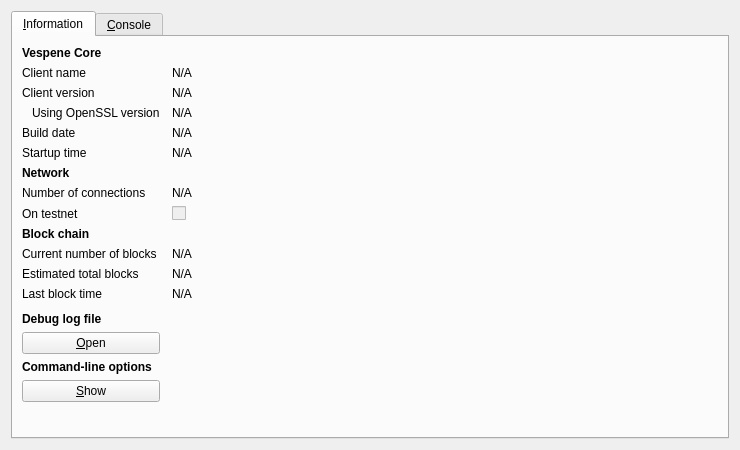
<?xml version="1.0" encoding="UTF-8"?>
<ui version="4.0">
 <class>RPCConsole</class>
 <widget class="QDialog" name="RPCConsole">
  <property name="geometry">
   <rect>
    <x>0</x>
    <y>0</y>
    <width>740</width>
    <height>450</height>
   </rect>
  </property>
  <property name="windowTitle">
   <string>Vespene - Debug window</string>
  </property>
  <layout class="QVBoxLayout" name="verticalLayout_2">
   <item>
    <widget class="QTabWidget" name="tabWidget">
     <property name="currentIndex">
      <number>0</number>
     </property>
     <widget class="QWidget" name="tab_info">
      <attribute name="title">
       <string>&amp;Information</string>
      </attribute>
      <layout class="QGridLayout" name="gridLayout" columnstretch="0,1">
       <property name="horizontalSpacing">
        <number>12</number>
       </property>
       <item row="0" column="0">
        <widget class="QLabel" name="label_9">
         <property name="font">
          <font>
           <weight>75</weight>
           <bold>true</bold>
          </font>
         </property>
         <property name="text">
          <string>Vespene Core</string>
         </property>
        </widget>
       </item>
       <item row="1" column="0">
        <widget class="QLabel" name="label_5">
         <property name="text">
          <string>Client name</string>
         </property>
        </widget>
       </item>
       <item row="1" column="1">
        <widget class="QLabel" name="clientName">
         <property name="cursor">
          <cursorShape>IBeamCursor</cursorShape>
         </property>
         <property name="text">
          <string>N/A</string>
         </property>
         <property name="textFormat">
          <enum>Qt::PlainText</enum>
         </property>
         <property name="textInteractionFlags">
          <set>Qt::LinksAccessibleByMouse|Qt::TextSelectableByKeyboard|Qt::TextSelectableByMouse</set>
         </property>
        </widget>
       </item>
       <item row="2" column="0">
        <widget class="QLabel" name="label_6">
         <property name="text">
          <string>Client version</string>
         </property>
        </widget>
       </item>
       <item row="2" column="1">
        <widget class="QLabel" name="clientVersion">
         <property name="cursor">
          <cursorShape>IBeamCursor</cursorShape>
         </property>
         <property name="text">
          <string>N/A</string>
         </property>
         <property name="textFormat">
          <enum>Qt::PlainText</enum>
         </property>
         <property name="textInteractionFlags">
          <set>Qt::LinksAccessibleByMouse|Qt::TextSelectableByKeyboard|Qt::TextSelectableByMouse</set>
         </property>
        </widget>
       </item>
       <item row="3" column="0">
        <widget class="QLabel" name="label_14">
         <property name="text">
          <string>Using OpenSSL version</string>
         </property>
         <property name="indent">
          <number>10</number>
         </property>
        </widget>
       </item>
       <item row="3" column="1">
        <widget class="QLabel" name="openSSLVersion">
         <property name="cursor">
          <cursorShape>IBeamCursor</cursorShape>
         </property>
         <property name="text">
          <string>N/A</string>
         </property>
         <property name="textFormat">
          <enum>Qt::PlainText</enum>
         </property>
         <property name="textInteractionFlags">
          <set>Qt::LinksAccessibleByMouse|Qt::TextSelectableByKeyboard|Qt::TextSelectableByMouse</set>
         </property>
        </widget>
       </item>
       <item row="4" column="0">
        <widget class="QLabel" name="label_12">
         <property name="text">
          <string>Build date</string>
         </property>
        </widget>
       </item>
       <item row="4" column="1">
        <widget class="QLabel" name="buildDate">
         <property name="cursor">
          <cursorShape>IBeamCursor</cursorShape>
         </property>
         <property name="text">
          <string>N/A</string>
         </property>
         <property name="textFormat">
          <enum>Qt::PlainText</enum>
         </property>
         <property name="textInteractionFlags">
          <set>Qt::LinksAccessibleByMouse|Qt::TextSelectableByKeyboard|Qt::TextSelectableByMouse</set>
         </property>
        </widget>
       </item>
       <item row="5" column="0">
        <widget class="QLabel" name="label_13">
         <property name="text">
          <string>Startup time</string>
         </property>
        </widget>
       </item>
       <item row="5" column="1">
        <widget class="QLabel" name="startupTime">
         <property name="cursor">
          <cursorShape>IBeamCursor</cursorShape>
         </property>
         <property name="text">
          <string>N/A</string>
         </property>
         <property name="textFormat">
          <enum>Qt::PlainText</enum>
         </property>
         <property name="textInteractionFlags">
          <set>Qt::LinksAccessibleByMouse|Qt::TextSelectableByKeyboard|Qt::TextSelectableByMouse</set>
         </property>
        </widget>
       </item>
       <item row="6" column="0">
        <widget class="QLabel" name="label_11">
         <property name="font">
          <font>
           <weight>75</weight>
           <bold>true</bold>
          </font>
         </property>
         <property name="text">
          <string>Network</string>
         </property>
        </widget>
       </item>
       <item row="7" column="0">
        <widget class="QLabel" name="label_7">
         <property name="text">
          <string>Number of connections</string>
         </property>
        </widget>
       </item>
       <item row="7" column="1">
        <widget class="QLabel" name="numberOfConnections">
         <property name="cursor">
          <cursorShape>IBeamCursor</cursorShape>
         </property>
         <property name="text">
          <string>N/A</string>
         </property>
         <property name="textFormat">
          <enum>Qt::PlainText</enum>
         </property>
         <property name="textInteractionFlags">
          <set>Qt::LinksAccessibleByMouse|Qt::TextSelectableByKeyboard|Qt::TextSelectableByMouse</set>
         </property>
        </widget>
       </item>
       <item row="8" column="0">
        <widget class="QLabel" name="label_8">
         <property name="text">
          <string>On testnet</string>
         </property>
        </widget>
       </item>
       <item row="8" column="1">
        <widget class="QCheckBox" name="isTestNet">
         <property name="enabled">
          <bool>false</bool>
         </property>
         <property name="text">
          <string/>
         </property>
        </widget>
       </item>
       <item row="9" column="0">
        <widget class="QLabel" name="label_10">
         <property name="font">
          <font>
           <weight>75</weight>
           <bold>true</bold>
          </font>
         </property>
         <property name="text">
          <string>Block chain</string>
         </property>
        </widget>
       </item>
       <item row="10" column="0">
        <widget class="QLabel" name="label_3">
         <property name="text">
          <string>Current number of blocks</string>
         </property>
        </widget>
       </item>
       <item row="10" column="1">
        <widget class="QLabel" name="numberOfBlocks">
         <property name="cursor">
          <cursorShape>IBeamCursor</cursorShape>
         </property>
         <property name="text">
          <string>N/A</string>
         </property>
         <property name="textFormat">
          <enum>Qt::PlainText</enum>
         </property>
         <property name="textInteractionFlags">
          <set>Qt::LinksAccessibleByMouse|Qt::TextSelectableByKeyboard|Qt::TextSelectableByMouse</set>
         </property>
        </widget>
       </item>
       <item row="11" column="0">
        <widget class="QLabel" name="label_4">
         <property name="text">
          <string>Estimated total blocks</string>
         </property>
        </widget>
       </item>
       <item row="11" column="1">
        <widget class="QLabel" name="totalBlocks">
         <property name="cursor">
          <cursorShape>IBeamCursor</cursorShape>
         </property>
         <property name="text">
          <string>N/A</string>
         </property>
         <property name="textFormat">
          <enum>Qt::PlainText</enum>
         </property>
         <property name="textInteractionFlags">
          <set>Qt::LinksAccessibleByMouse|Qt::TextSelectableByKeyboard|Qt::TextSelectableByMouse</set>
         </property>
        </widget>
       </item>
       <item row="12" column="0">
        <widget class="QLabel" name="label_2">
         <property name="text">
          <string>Last block time</string>
         </property>
        </widget>
       </item>
       <item row="12" column="1">
        <widget class="QLabel" name="lastBlockTime">
         <property name="cursor">
          <cursorShape>IBeamCursor</cursorShape>
         </property>
         <property name="text">
          <string>N/A</string>
         </property>
         <property name="textFormat">
          <enum>Qt::PlainText</enum>
         </property>
         <property name="textInteractionFlags">
          <set>Qt::LinksAccessibleByMouse|Qt::TextSelectableByKeyboard|Qt::TextSelectableByMouse</set>
         </property>
        </widget>
       </item>
       <item row="13" column="0">
        <spacer name="verticalSpacer_2">
         <property name="orientation">
          <enum>Qt::Vertical</enum>
         </property>
         <property name="sizeHint" stdset="0">
          <size>
           <width>20</width>
           <height>20</height>
          </size>
         </property>
        </spacer>
       </item>
       <item row="14" column="0">
        <widget class="QLabel" name="labelDebugLogfile">
         <property name="font">
          <font>
           <weight>75</weight>
           <bold>true</bold>
          </font>
         </property>
         <property name="text">
          <string>Debug log file</string>
         </property>
        </widget>
       </item>
       <item row="15" column="0">
        <widget class="QPushButton" name="openDebugLogfileButton">
         <property name="toolTip">
          <string>Open the Vespene debug log file from the current data directory. This can take a few seconds for large log files.</string>
         </property>
         <property name="text">
          <string>&amp;Open</string>
         </property>
         <property name="autoDefault">
          <bool>false</bool>
         </property>
        </widget>
       </item>
       <item row="16" column="0">
        <widget class="QLabel" name="labelCLOptions">
         <property name="font">
          <font>
           <weight>75</weight>
           <bold>true</bold>
          </font>
         </property>
         <property name="text">
          <string>Command-line options</string>
         </property>
        </widget>
       </item>
       <item row="17" column="0">
        <widget class="QPushButton" name="showCLOptionsButton">
         <property name="toolTip">
          <string>Show the Vespene-Qt help message to get a list with possible Vespene command-line options.</string>
         </property>
         <property name="text">
          <string>&amp;Show</string>
         </property>
         <property name="autoDefault">
          <bool>false</bool>
         </property>
        </widget>
       </item>
       <item row="18" column="0">
        <spacer name="verticalSpacer">
         <property name="orientation">
          <enum>Qt::Vertical</enum>
         </property>
         <property name="sizeHint" stdset="0">
          <size>
           <width>20</width>
           <height>40</height>
          </size>
         </property>
        </spacer>
       </item>
      </layout>
     </widget>
     <widget class="QWidget" name="tab_console">
      <attribute name="title">
       <string>&amp;Console</string>
      </attribute>
      <layout class="QVBoxLayout" name="verticalLayout_3">
       <property name="spacing">
        <number>3</number>
       </property>
       <item>
        <widget class="QTextEdit" name="messagesWidget">
         <property name="minimumSize">
          <size>
           <width>0</width>
           <height>100</height>
          </size>
         </property>
         <property name="readOnly">
          <bool>true</bool>
         </property>
         <property name="tabKeyNavigation" stdset="0">
          <bool>false</bool>
         </property>
         <property name="columnCount" stdset="0">
          <number>2</number>
         </property>
        </widget>
       </item>
       <item>
        <layout class="QHBoxLayout" name="horizontalLayout">
         <property name="spacing">
          <number>3</number>
         </property>
         <item>
          <widget class="QLabel" name="label">
           <property name="text">
            <string notr="true">&gt;</string>
           </property>
          </widget>
         </item>
         <item>
          <widget class="QLineEdit" name="lineEdit"/>
         </item>
         <item>
          <widget class="QPushButton" name="clearButton">
           <property name="maximumSize">
            <size>
             <width>24</width>
             <height>24</height>
            </size>
           </property>
           <property name="toolTip">
            <string>Clear console</string>
           </property>
           <property name="text">
            <string/>
           </property>
           <property name="icon">
            <iconset resource="../bitcoin.qrc">
             <normaloff>:/icons/remove</normaloff>:/icons/remove</iconset>
           </property>
           <property name="shortcut">
            <string notr="true">Ctrl+L</string>
           </property>
           <property name="autoDefault">
            <bool>false</bool>
           </property>
          </widget>
         </item>
        </layout>
       </item>
      </layout>
     </widget>
    </widget>
   </item>
  </layout>
 </widget>
 <resources>
  <include location="../bitcoin.qrc"/>
 </resources>
 <connections/>
</ui>
